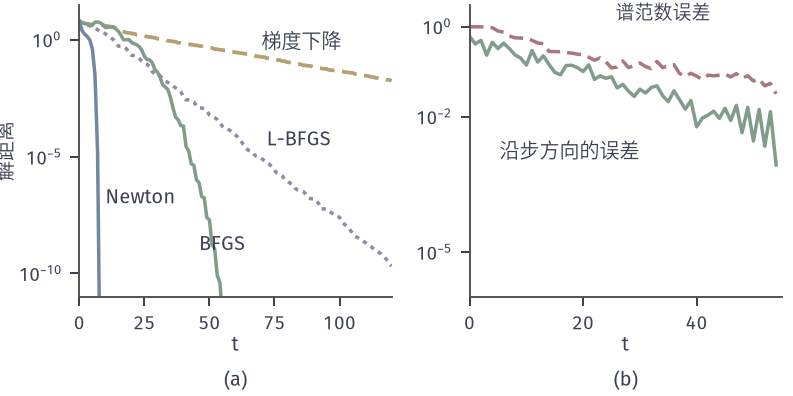

Reproduce this figure in Python.
from pathlib import Path
import sys
ROOT = next(p for p in Path(__file__).resolve().parents if (p/"build.sh").is_file() and (p/"tex/book.tex").is_file())
sys.path.insert(0, str(ROOT/"figures/00-shared/mathematical-preliminaries-upper/00-shared/comprehension-figures"))
sys.path.insert(0, str(ROOT/"figures/05-optimization/02-smooth-optimization/matplotlib/qn-common"))
from support import figure, save, BLUE, GREEN, YELLOW, RED, PURPLE, INK, MUTED, GRID, BLUE_FILL, GREEN_FILL, YELLOW_FILL, RED_FILL, PURPLE_FILL
from qnlib import *
import numpy as np
HERE = Path(__file__).resolve().parent
STROKE = "#4C4D4F"

# n=50 旋转 log cosh（c 对数等距于 [0.1,100]），强 Wolfe。(a)四种方法的解距离；(b)BFGS 的 Dennis-More 比值。
fun, grad, H, rng = rotated_logcosh(50, .1, 100, 7); x0 = rng.standard_normal(50)*.8
n = 50
def gd(T):
    x = x0.copy(); e = [np.linalg.norm(x)]
    for _ in range(T):
        d = -grad(x); a, _e = strong_wolfe(fun, grad, x, d, a0=1/(101.), c2=.9); x = x+a*d; e.append(np.linalg.norm(x))
    return np.array(e)
from numpy.linalg import solve, norm
def newton(T):
    # Hessian Q^T diag(c+sech^2(Qx)) Q，由 H* 的特征结构重建
    rng2 = np.random.default_rng(7); Q, _ = np.linalg.qr(rng2.standard_normal((n, n))); c = np.logspace(-1, 2, n)
    x = x0.copy(); e = [norm(x)]
    for _ in range(T):
        z = Q@x; Hx = Q.T@np.diag(c+1/np.cosh(z)**2)@Q; d = -solve(Hx, grad(x)); a, _e = strong_wolfe(fun, grad, x, d, c2=.9); x = x+a*d; e.append(norm(x))
        if e[-1] < 1e-13: break
    return np.array(e)
r = run_quasi_newton(fun, grad, x0, np.eye(n), 'bfgs', T=120, gtol=1e-11)
errb = norm(r['x'], axis=1)
l = run_lbfgs(fun, grad, x0, 5, T=120, gtol=1e-11)
# L-BFGS 解距离需要重放：用目标差换算的等价量 sqrt(2f/L) 不准，这里直接记录
def lb(rr, T):
    x = x0.copy(); S, Y = [], []; e = [norm(x)]
    for t in range(T):
        g = grad(x)
        if norm(g) < 1e-11: break
        gamma = float(S[-1]@Y[-1])/float(Y[-1]@Y[-1]) if S else 1.
        d = -two_loop(g, S, Y, gamma); a, _e = strong_wolfe(fun, grad, x, d, a0=1. if S else .01, c2=.9)
        xn = x+a*d; s, y = xn-x, grad(xn)-g; S.append(s); Y.append(y)
        if len(S) > rr: S.pop(0); Y.pop(0)
        x = xn; e.append(norm(x))
    return np.array(e)
eg, en, el = gd(120), newton(30), lb(5, 120)
egl, ell = gd(6000), lb(5, 6000)
first = lambda e: int(np.argmax(e <= 1e-8)) if np.any(e <= 1e-8) else -1
fig, (ax, bx) = figure(width_mm=112, height_mm=56, ncols=2)
ax.semilogy(eg, color=YELLOW, lw=1.5, ls=(0, (4, 2))); ax.semilogy(el, color=PURPLE, lw=1.4, ls=(0, (1.2, 1.4))); ax.semilogy(errb, color=GREEN, lw=1.4); ax.semilogy(en, color=BLUE, lw=1.4)
ax.set_xlim(0, 120); ax.set_ylim(1e-11, 30); ax.set_yticks([1e-10, 1e-5, 1]); ax.minorticks_off(); ax.set_xlabel('$t$', labelpad=1); ax.set_ylabel('解距离', labelpad=1)
tt = len(errb)
ax.text(70, eg[70]*2.3, '梯度下降', color=INK); ax.text(72, 3e-5, 'L-BFGS', color=INK); ax.text(46, 1e-9, 'BFGS', color=INK); ax.text(10, 1e-7, 'Newton', color=INK)
Hn = norm(H, 'fro'); dm, fro = [], []
for t in range(len(r['x'])-1):
    B = np.linalg.inv(r['W'][t]); s = r['x'][t+1]-r['x'][t]
    if norm(s) < 1e-12: break
    dm.append(norm((B-H)@s)/(norm(H, 2)*norm(s))); fro.append(norm(B-H, 2)/norm(H, 2))
bx.semilogy(dm, color=GREEN, lw=1.4); bx.semilogy(fro, color=RED, lw=1.4, ls=(0, (4, 2)))
bx.set_xlabel('$t$', labelpad=1); bx.set_ylim(1e-6, 3); bx.set_yticks([1e-5, 1e-2, 1]); bx.minorticks_off(); bx.set_xlim(0, len(dm))
bx.text(len(dm)*.62, 1.2, '谱范数误差', color=INK, ha='center', va='bottom', fontsize=7.5)
bx.text(len(dm)*.32, 1.2e-3, '沿步方向的误差', color=INK, ha='center')
panel(fig, .1, .985, .985, .25, .25); tags(fig, [ax, bx])
save(fig, HERE, 'figure', {'problem': 'rotated logcosh n=50 c in [0.1,100] seed 7', 'bfgs_iters': tt-1, 'dm_last': dm[-1], 'B_err_last': fro[-1], 'newton_iters': len(en)-1, 'iters_to_1e-8': dict(gd=first(egl), lbfgs5=first(ell), bfgs=first(errb), newton=first(en))})
